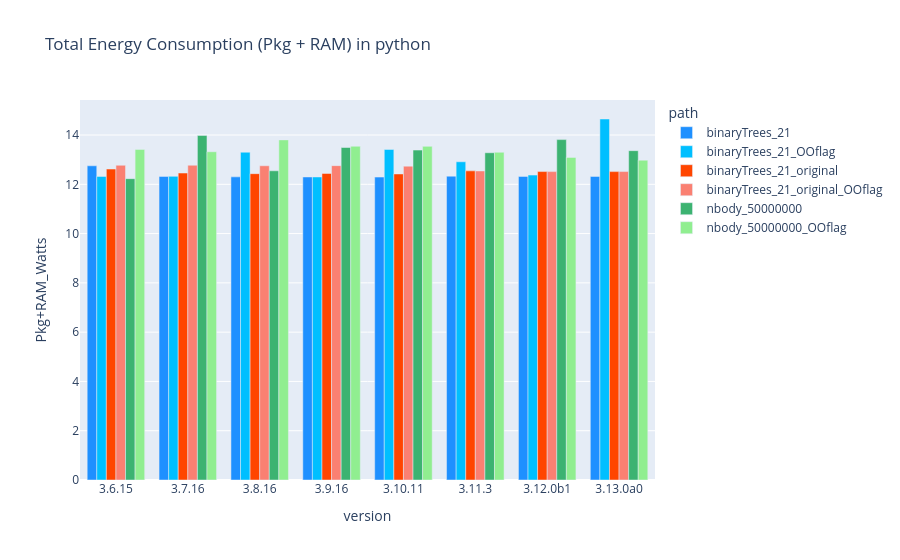

The notebook cell saved with this chart:
### Code cell
x_data = "version"
y_data = "Pkg+RAM_Watts"
color_data = "path"


df = df_turbostat.groupby([x_data,color_data], sort=False)[[y_data]].median().reset_index()
df = df[df['version'].str.contains("2.5.6|2.7.18|3.0.1|3.4.10|3.5.10") == False]

if language == "python": color_list = ["DodgerBlue", "DeepSkyBlue", "OrangeRed", "Salmon", "MediumSeaGreen", "LightGreen", "SlateBlue", "Plum", "Gray", "LightGray"]
if language == "c++": color_list = ["DodgerBlue", "DeepSkyBlue", "OrangeRed", "Salmon", "MediumSeaGreen", "LightGreen", "SlateBlue", "Plum", "Gray", "LightGray"]

fig = px.bar(df,
              x = x_data,
              y = y_data,
              color = color_data,
              title="Total Energy Consumption (Pkg + RAM) in " + language,
              barmode="group",
              color_discrete_sequence=color_list)
# fig.update_traces(textposition="bottom right")
fig.show()

### Figure 1 — Plotly figure (JSON) as saved in the notebook; plotly's stock layout.template omitted (floating-point values rounded to 4 significant figures)
{"data": [{"alignmentgroup": "True", "hovertemplate": "path=binaryTrees_21<br>version=%{x}<br>Pkg+RAM_Watts=%{y}<extra></extra>", "legendgroup": "binaryTrees_21", "marker": {"color": "DodgerBlue", "pattern": {"shape": ""}}, "name": "binaryTrees_21", "offsetgroup": "binaryTrees_21", "orientation": "v", "showlegend": true, "textposition": "auto", "type": "bar", "x": ["3.6.15", "3.7.16", "3.8.16", "3.9.16", "3.10.11", "3.11.3", "3.12.0b1", "3.13.0a0"], "xaxis": "x", "y": [12.75, 12.32, 12.3, 12.3, 12.29, 12.33, 12.32, 12.32], "yaxis": "y"}, {"alignmentgroup": "True", "hovertemplate": "path=binaryTrees_21_OOflag<br>version=%{x}<br>Pkg+RAM_Watts=%{y}<extra></extra>", "legendgroup": "binaryTrees_21_OOflag", "marker": {"color": "DeepSkyBlue", "pattern": {"shape": ""}}, "name": "binaryTrees_21_OOflag", "offsetgroup": "binaryTrees_21_OOflag", "orientation": "v", "showlegend": true, "textposition": "auto", "type": "bar", "x": ["3.6.15", "3.7.16", "3.8.16", "3.9.16", "3.10.11", "3.11.3", "3.12.0b1", "3.13.0a0"], "xaxis": "x", "y": [12.32, 12.32, 13.3, 12.3, 13.42, 12.91, 12.37, 14.65], "yaxis": "y"}, {"alignmentgroup": "True", "hovertemplate": "path=binaryTrees_21_original<br>version=%{x}<br>Pkg+RAM_Watts=%{y}<extra></extra>", "legendgroup": "binaryTrees_21_original", "marker": {"color": "OrangeRed", "pattern": {"shape": ""}}, "name": "binaryTrees_21_original", "offsetgroup": "binaryTrees_21_original", "orientation": "v", "showlegend": true, "textposition": "auto", "type": "bar", "x": ["3.6.15", "3.7.16", "3.8.16", "3.9.16", "3.10.11", "3.11.3", "3.12.0b1", "3.13.0a0"], "xaxis": "x", "y": [12.62, 12.46, 12.43, 12.44, 12.42, 12.55, 12.52, 12.51], "yaxis": "y"}, {"alignmentgroup": "True", "hovertemplate": "path=binaryTrees_21_original_OOflag<br>version=%{x}<br>Pkg+RAM_Watts=%{y}<extra></extra>", "legendgroup": "binaryTrees_21_original_OOflag", "marker": {"color": "Salmon", "pattern": {"shape": ""}}, "name": "binaryTrees_21_original_OOflag", "offsetgroup": "binaryTrees_21_original_OOflag", "orientation": "v", "showlegend": true, "textposition": "auto", "type": "bar", "x": ["3.6.15", "3.7.16", "3.8.16", "3.9.16", "3.10.11", "3.11.3", "3.12.0b1", "3.13.0a0"], "xaxis": "x", "y": [12.77, 12.77, 12.75, 12.76, 12.74, 12.54, 12.51, 12.52], "yaxis": "y"}, {"alignmentgroup": "True", "hovertemplate": "path=nbody_50000000<br>version=%{x}<br>Pkg+RAM_Watts=%{y}<extra></extra>", "legendgroup": "nbody_50000000", "marker": {"color": "MediumSeaGreen", "pattern": {"shape": ""}}, "name": "nbody_50000000", "offsetgroup": "nbody_50000000", "orientation": "v", "showlegend": true, "textposition": "auto", "type": "bar", "x": ["3.6.15", "3.7.16", "3.8.16", "3.9.16", "3.10.11", "3.11.3", "3.12.0b1", "3.13.0a0"], "xaxis": "x", "y": [12.23, 13.98, 12.55, 13.49, 13.39, 13.28, 13.81, 13.37], "yaxis": "y"}, {"alignmentgroup": "True", "hovertemplate": "path=nbody_50000000_OOflag<br>version=%{x}<br>Pkg+RAM_Watts=%{y}<extra></extra>", "legendgroup": "nbody_50000000_OOflag", "marker": {"color": "LightGreen", "pattern": {"shape": ""}}, "name": "nbody_50000000_OOflag", "offsetgroup": "nbody_50000000_OOflag", "orientation": "v", "showlegend": true, "textposition": "auto", "type": "bar", "x": ["3.6.15", "3.7.16", "3.8.16", "3.9.16", "3.10.11", "3.11.3", "3.12.0b1", "3.13.0a0"], "xaxis": "x", "y": [13.42, 13.32, 13.8, 13.54, 13.54, 13.3, 13.09, 12.98], "yaxis": "y"}], "layout": {"barmode": "group", "legend": {"title": {"text": "path"}, "tracegroupgap": 0}, "title": {"text": "Total Energy Consumption (Pkg + RAM) in python"}, "xaxis": {"anchor": "y", "domain": [0, 1], "title": {"text": "version"}}, "yaxis": {"anchor": "x", "domain": [0, 1], "title": {"text": "Pkg+RAM_Watts"}}}}
